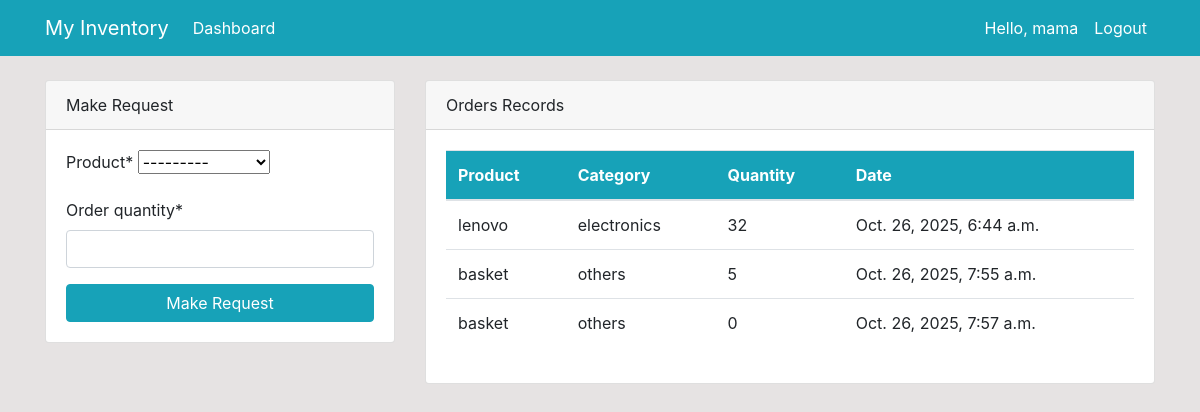
/dashboard/staff-admin/ (signed in), run on the app's committed database.
### dashboard/models.py (models this page shows, shortened)
class Order(models.Model):
    product = models.ForeignKey(product, on_delete=models.CASCADE, null = True)
    staff = models.ForeignKey(User, models.CASCADE, null =True)
    order_quantity= models.PositiveBigIntegerField(null = True)
    date = models.DateTimeField(auto_now_add= True)
    class Meta:
        verbose_name_plural = 'Order'

class product(models.Model):
    name = models.CharField(max_length = 100, null = True)
    category = models.CharField(max_length = 20,null = True)
    Quantity = models.PositiveBigIntegerField(null = True)
    class Meta:
        verbose_name_plural = 'Product'
    def __str__(self):
        return f'{self.name}-{self.Quantity}'

### dashboard/views.py (the view)
# urls.py: path('staff-admin/', views.staff_admin, name='dashboard-staff-admin'),
@login_required(login_url='user-login')
def staff_admin(request):
    user = request.user
    if not (user.is_staff or user.is_superuser):
        return render(request, 'dashboard/access_denied.html')
    orders = Order.objects.all()
    if request.method=='POST':
        form = OrderForm(request.POST)
        if form.is_valid():
            instance = form.save(commit=False)
            instance.staff = request.user
            instance.save()
            return redirect('dashboard-staff-admin')
    else:
        form = OrderForm()
    context = {
        'orders': orders,
        'form': form
    }
    return render(request, 'dashboard/staff_admin.html', context)

### dashboard/forms.py
class OrderForm(forms.ModelForm):
    class Meta:
        model = Order
        fields = ['product','order_quantity']

### templates/dashboard/staff_admin.html (shortened to what this page needs)
{% extends 'partials/base.html' %}
{% load crispy_forms_tags %}
{% block content %}
<div>
    <div class="row mt-4">
        <div class="col-md-4">
            <div class="card">
                <div class="card-header">
                    Make Request
                </div>
                <div class="card-body">
                    <form method="POST">
                        {{ form|crispy }}
                        <input class="btn btn-info btn-block" type="submit" value="Make Request">
                    </form>
                </div>
            </div>
        </div>
        <div class="col-md-8">
            <div class="card">
                <div class="card-header">
                    Orders Records
                </div>
                <div class="card-body">
                    <table class="table bg-white">
                        <thead class="bg-info text-white">
                            <tr>
                                <th scope="col">Product</th>
                                <th scope="col">Category</th>
                                <th scope="col">Quantity</th>
                                <th scope="col">Date</th>
                            </tr>
                        </thead>
                        <tbody>
                            {% for order in orders %}
                            {% if order.staff == user %}
                            <tr>
                                <td>{{ order.product.name }}</td>
                                <td>{{ order.product.category }}</td>
                                <td>{{ order.order_quantity }}</td>
                                <td>{{ order.date }}</td>
                            </tr>
                            {% endif %}
                            {% endfor %}
                        </tbody>
                    </table>
                </div>
            </div>
        </div>
    </div>
</div>
{%endblock%}

### templates/partials/nav.html (shortened to what this page needs)
<nav class="navbar navbar-expand-lg navbar-info bg-info">
  <div class="container">
    <a class="navbar-brand text-white" href="{% if user.is_authenticated %}{% url 'dashboard-index' %}{% else %}{% url 'user-login' %}{% endif %}">
      My Inventory
    </a>
    <div class="collapse navbar-collapse" id="navbarSupportedContent">
      {% if user.is_authenticated %}
      <ul class="navbar-nav mr-auto">
        <li class="nav-item active">
          <a class="nav-link text-white" href="{% url 'dashboard-index' %}">
            Dashboard <span class="sr-only">(current)</span>
          </a>
        </li>
      </ul>
      {% endif %}
      <ul class="navbar-nav ml-auto">
        {% if user.is_authenticated %}
          <li class="nav-item active">
            <a class="nav-link text-white" href="{% url 'user-profile' %}">
              Hello, {{ user.username }}<span class="sr-only">(current)</span>
            </a>
          </li>
          <li class="nav-item">
            <a class="nav-link text-white" href="{% url 'user-logout' %}">
              Logout
            </a>
          </li>
        {% endif %}
      </ul>
    </div>
  </div>
</nav>

### static/style.css (style rules this page uses)
body { background: rgb(230, 227, 227); }

### data on the page
Order: product.name "lenovo", product.category "electronics", order_quantity "32", date "Oct. 26, 2025, 6:44 a.m."
Order: product.name "basket", product.category "others", order_quantity "5", date "Oct. 26, 2025, 7:55 a.m."
Order: product.name "basket", product.category "others", order_quantity "0", date "Oct. 26, 2025, 7:57 a.m."

### other printed values
{{ user.username }} "mama"
